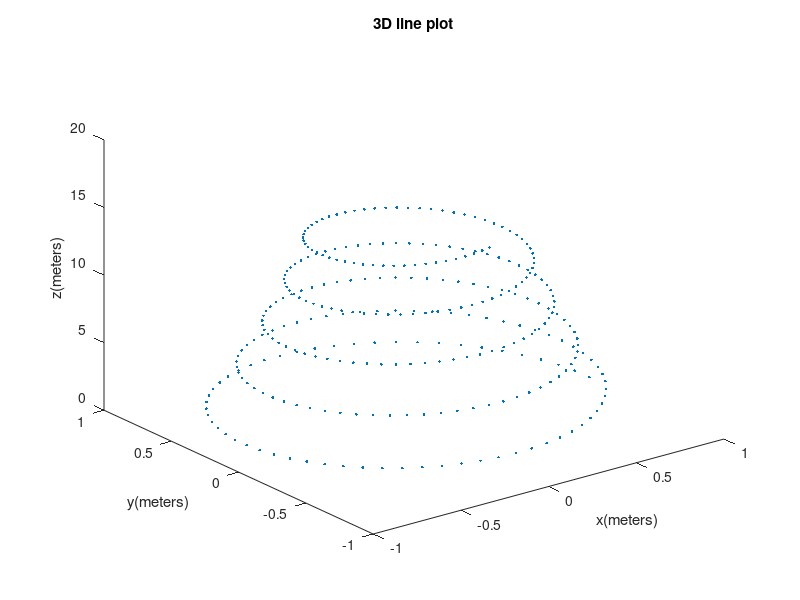

The MATLAB script that drew this image:
t=0:0.05:15;
x=exp(-0.05*t).*cos(2*t);
y=exp(-0.05*t).*sin(2*t);
z=t;
figure
plot3(x,y,z,'.');
xlabel('x(meters)');
ylabel('y(meters)');
zlabel('z(meters)');
title('3D line plot');

